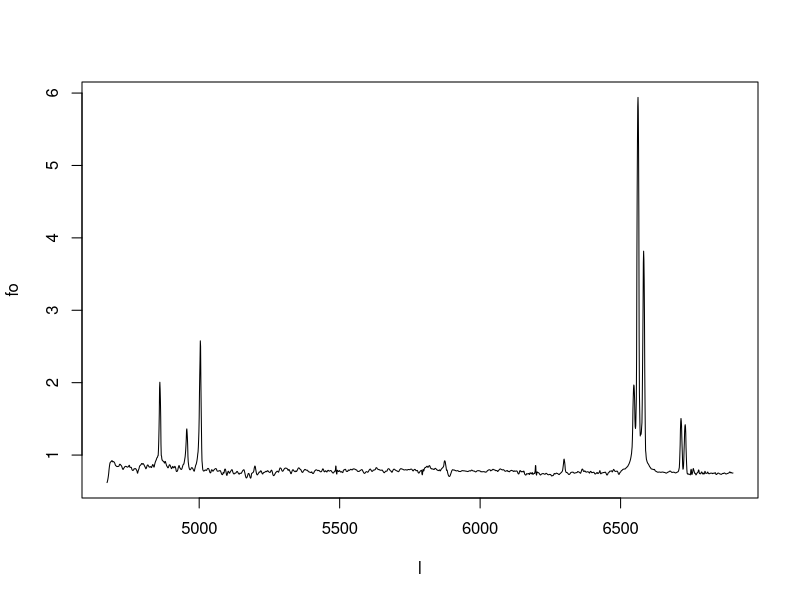
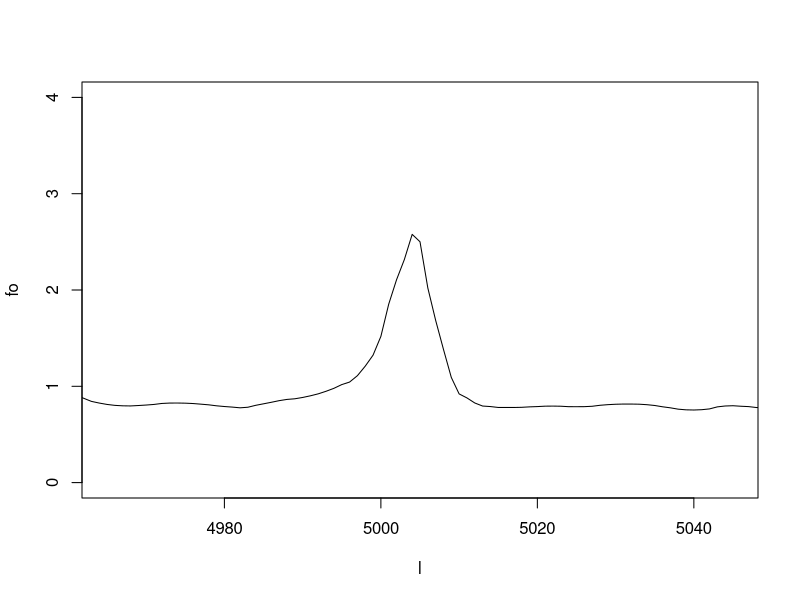
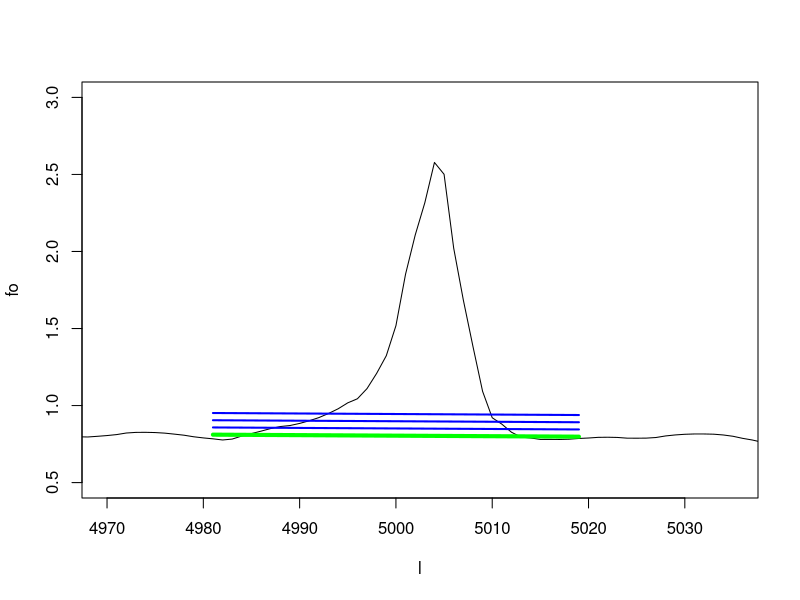

The R source for these figures, in order:
setwd('/home/torrespapaqui/CursoR/Semana09/')

data = read.table('spec155161.dat',header=TRUE)
attach(data)
head(data)

plot(l,fo,type='l')
plot(l,fo,type='l', xlim = c(4965,5045), ylim=c(0,4))

# Ventana del continuo
lw1 = l[which(l >= 4970 & l <= 4980)]
fw1 = fo[which(l >= 4970 & l <= 4980)]

lw2 = l[which(l >= 5020 & l <= 5030)]
fw2 = fo[which(l >= 5020 & l <= 5030)]

# SNR en cada ventana
snw1 = mean(fw1)/sd(fw1)
snw2 = mean(fw2)/sd(fw2)

# Ventana de la linea
lOIII = l[which(l >= 4981 & l <= 5019)]
fOIII = fo[which(l >= 4981 & l <= 5019)]

#Hacemos un modelo lineal del continuo
mod1 = lm(fw1 ~ lw1)
summary(mod1)

mod2 = lm(fw2 ~ lw2)
summary(mod2)

newf_fit = c(fw1,fw2)
newl_fit = c(lw1,lw2)

mod3 = lm(newf_fit ~ newl_fit)

fmod1 = mod1$coefficients[2]*lOIII + mod1$coefficients[1]
fmod2 = mod2$coefficients[2]*lOIII + mod2$coefficients[1]
fmod3 = mod3$coefficients[2]*lOIII + mod3$coefficients[1]

# Continuo promedio
cont_mean = (fmod1 + fmod2)/2
lcont = c(lw1,lw2)
fcont = c(fw1,fw2)
  
fmod1_cont = mod1$coefficients[2]*lcont + mod1$coefficients[1]
fmod2_cont = mod2$coefficients[2]*lcont + mod2$coefficients[1]

F_cont = (rowMeans(cbind(fmod1_cont,fmod2_cont)))
disp_Cont = mean(abs(fcont - F_cont))

F_linea = fOIII - cont_mean
F_linea

Signal = sum(F_linea)

Noise = disp_Cont
Noise

#Distribución de Poisson normalizada
Npix <- length(fOIII)
pk<- rpois(n=Npix, lambda = 1)        #Distribución aleatoria
Pk <- (pk-min(pk))/(max(pk)-min(pk))  #Normalizada
print(sd(Pk)/mean(Pk))                #comprobación de normalización

#ruido de Poisson de la línea
np <- Pk*sqrt(fOIII)

Noise_final <- sqrt(disp_Cont^2 + sd(np)^2)
SNR_final <- Signal/Noise_final

SNR_final

plot(l,fo,type='l', xlim = c(4970,5035), ylim=c(0.5,3.0))
lines(lOIII,fmod3,col='green',lwd=4)
lines(lOIII,fmod3+Noise,col='blue',lwd=2)
lines(lOIII,fmod3+2*Noise,col='blue',lwd=2)
lines(lOIII,fmod3+3*Noise,col='blue',lwd=2)
